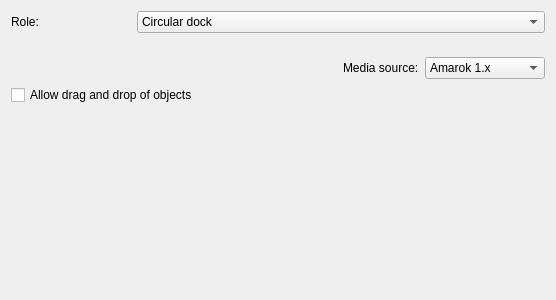
<?xml version="1.0" encoding="UTF-8"?>
<ui version="4.0">
 <class>mainConfiguration</class>
 <widget class="QWidget" name="mainConfiguration">
  <property name="geometry">
   <rect>
    <x>0</x>
    <y>0</y>
    <width>556</width>
    <height>300</height>
   </rect>
  </property>
  <property name="windowTitle">
   <string>Main</string>
  </property>
  <layout class="QVBoxLayout" name="verticalLayout_2">
   <item>
    <layout class="QVBoxLayout" name="verticalLayout_4">
     <item>
      <layout class="QHBoxLayout" name="horizontalLayout_4">
       <item>
        <widget class="QLabel" name="label_role">
         <property name="maximumSize">
          <size>
           <width>120</width>
           <height>16777215</height>
          </size>
         </property>
         <property name="text">
          <string>Role:</string>
         </property>
        </widget>
       </item>
       <item>
        <widget class="QComboBox" name="comboBox_role">
         <item>
          <property name="text">
           <string>Circular dock</string>
          </property>
         </item>
         <item>
          <property name="text">
           <string>Media controller</string>
          </property>
         </item>
         <item>
          <property name="text">
           <string>Linear dock</string>
          </property>
         </item>
        </widget>
       </item>
      </layout>
     </item>
     <item>
      <spacer name="verticalSpacer_2">
       <property name="orientation">
        <enum>Qt::Vertical</enum>
       </property>
       <property name="sizeType">
        <enum>QSizePolicy::Fixed</enum>
       </property>
       <property name="sizeHint" stdset="0">
        <size>
         <width>20</width>
         <height>18</height>
        </size>
       </property>
      </spacer>
     </item>
    </layout>
   </item>
   <item>
    <layout class="QHBoxLayout" name="horizontalLayout">
     <item>
      <spacer name="horizontalSpacer">
       <property name="orientation">
        <enum>Qt::Horizontal</enum>
       </property>
       <property name="sizeHint" stdset="0">
        <size>
         <width>40</width>
         <height>20</height>
        </size>
       </property>
      </spacer>
     </item>
     <item>
      <widget class="QLabel" name="label_media">
       <property name="text">
        <string>Media source:</string>
       </property>
      </widget>
     </item>
     <item>
      <widget class="QComboBox" name="comboBox_player">
       <property name="minimumSize">
        <size>
         <width>120</width>
         <height>0</height>
        </size>
       </property>
       <property name="maximumSize">
        <size>
         <width>200</width>
         <height>16777215</height>
        </size>
       </property>
       <item>
        <property name="text">
         <string>Amarok 1.x</string>
        </property>
       </item>
       <item>
        <property name="text">
         <string>Amarok 2.x</string>
        </property>
       </item>
       <item>
        <property name="text">
         <string>juK</string>
        </property>
       </item>
       <item>
        <property name="text">
         <string>XMMS</string>
        </property>
       </item>
      </widget>
     </item>
    </layout>
   </item>
   <item>
    <layout class="QVBoxLayout" name="verticalLayout">
     <item>
      <widget class="QCheckBox" name="checkBox_drop">
       <property name="text">
        <string>Allow drag and drop of objects</string>
       </property>
      </widget>
     </item>
    </layout>
   </item>
   <item>
    <spacer name="verticalSpacer">
     <property name="orientation">
      <enum>Qt::Vertical</enum>
     </property>
     <property name="sizeHint" stdset="0">
      <size>
       <width>20</width>
       <height>46</height>
      </size>
     </property>
    </spacer>
   </item>
  </layout>
 </widget>
 <resources/>
 <connections/>
</ui>
